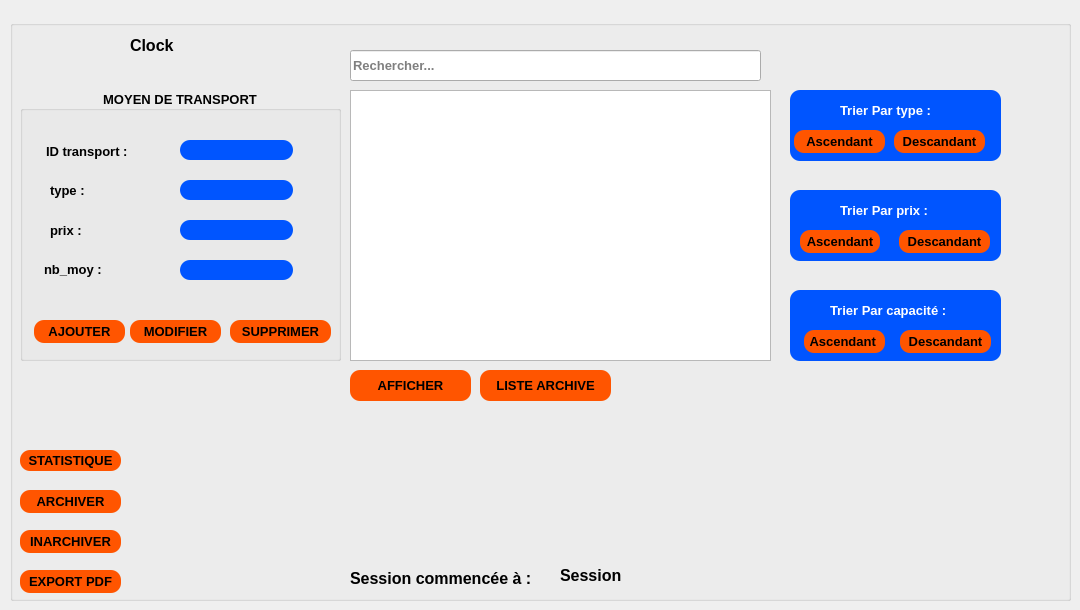
   <widget class="QWidget" name="tab_7">
    <attribute name="title">
     <string>Transport</string>
    </attribute>
    <widget class="QGroupBox" name="groupBox_5">
     <property name="geometry">
      <rect>
       <x>10</x>
       <y>20</y>
       <width>1061</width>
       <height>581</height>
      </rect>
     </property>
     <property name="font">
      <font>
       <pointsize>10</pointsize>
       <weight>75</weight>
       <bold>true</bold>
      </font>
     </property>
     <property name="title">
      <string/>
     </property>
     <property name="alignment">
      <set>Qt::AlignCenter</set>
     </property>
     <widget class="QTableView" name="tab_tran">
      <property name="geometry">
       <rect>
        <x>340</x>
        <y>70</y>
        <width>421</width>
        <height>271</height>
       </rect>
      </property>
      <property name="autoFillBackground">
       <bool>true</bool>
      </property>
     </widget>
     <widget class="QLineEdit" name="rec">
      <property name="geometry">
       <rect>
        <x>340</x>
        <y>30</y>
        <width>411</width>
        <height>31</height>
       </rect>
      </property>
      <property name="styleSheet">
       <string notr="true">QLineEdit {
padding: 5px;
border-radius: 5px;
background-color:rgb(255, 255, 255);
font-weight: bold;
}
QPushButton:hover
{
color :white;
}
border-radius:20px;
</string>
      </property>
      <property name="text">
       <string/>
      </property>
      <property name="placeholderText">
       <string>Rechercher...</string>
      </property>
     </widget>
     <widget class="QPushButton" name="Statistique">
      <property name="geometry">
       <rect>
        <x>10</x>
        <y>430</y>
        <width>101</width>
        <height>21</height>
       </rect>
      </property>
      <property name="font">
       <font>
        <family>MS Shell Dlg 2</family>
        <pointsize>10</pointsize>
        <weight>75</weight>
        <italic>false</italic>
        <bold>true</bold>
       </font>
      </property>
      <property name="styleSheet">
       <string notr="true">QPushButton{
color: rgb(0, 0, 0);
background-color: rgb(255, 85, 0);
border-radius:10px;
}
QPushButton:hover{

color:rgb(255, 85, 0);
background-color: rgb(0, 0, 0);
}</string>
      </property>
      <property name="text">
       <string>STATISTIQUE</string>
      </property>
     </widget>
     <widget class="QLabel" name="Digital_clock">
      <property name="geometry">
       <rect>
        <x>120</x>
        <y>10</y>
        <width>121</width>
        <height>31</height>
       </rect>
      </property>
      <property name="font">
       <font>
        <pointsize>12</pointsize>
        <weight>75</weight>
        <bold>true</bold>
       </font>
      </property>
      <property name="text">
       <string>Clock</string>
      </property>
     </widget>
     <widget class="QLabel" name="session">
      <property name="geometry">
       <rect>
        <x>550</x>
        <y>540</y>
        <width>681</width>
        <height>31</height>
       </rect>
      </property>
      <property name="font">
       <font>
        <pointsize>12</pointsize>
        <weight>75</weight>
        <bold>true</bold>
       </font>
      </property>
      <property name="text">
       <string>Session</string>
      </property>
     </widget>
     <widget class="QLabel" name="label_15">
      <property name="geometry">
       <rect>
        <x>340</x>
        <y>550</y>
        <width>191</width>
        <height>16</height>
       </rect>
      </property>
      <property name="font">
       <font>
        <pointsize>12</pointsize>
        <weight>75</weight>
        <bold>true</bold>
       </font>
      </property>
      <property name="text">
       <string>Session commencée à :</string>
      </property>
     </widget>
     <widget class="QPushButton" name="List">
      <property name="geometry">
       <rect>
        <x>470</x>
        <y>350</y>
        <width>131</width>
        <height>31</height>
       </rect>
      </property>
      <property name="font">
       <font>
        <pointsize>10</pointsize>
        <weight>75</weight>
        <bold>true</bold>
       </font>
      </property>
      <property name="styleSheet">
       <string notr="true">QPushButton{
color: rgb(0, 0, 0);
background-color: rgb(255, 85, 0);
border-radius:10px;
}
QPushButton:hover{

color:rgb(255, 85, 0);
background-color: rgb(0, 0, 0);
}</string>
      </property>
      <property name="text">
       <string>LISTE ARCHIVE</string>
      </property>
     </widget>
     <widget class="QPushButton" name="List_2">
      <property name="geometry">
       <rect>
        <x>340</x>
        <y>350</y>
        <width>121</width>
        <height>31</height>
       </rect>
      </property>
      <property name="font">
       <font>
        <pointsize>10</pointsize>
        <weight>75</weight>
        <bold>true</bold>
       </font>
      </property>
      <property name="styleSheet">
       <string notr="true">QPushButton{
color: rgb(0, 0, 0);
background-color: rgb(255, 85, 0);
border-radius:10px;
}
QPushButton:hover{

color:rgb(255, 85, 0);
background-color: rgb(0, 0, 0);
}</string>
      </property>
      <property name="text">
       <string>AFFICHER</string>
      </property>
     </widget>
     <widget class="QGroupBox" name="groupBox_6">
      <property name="geometry">
       <rect>
        <x>780</x>
        <y>70</y>
        <width>211</width>
        <height>71</height>
       </rect>
      </property>
      <property name="styleSheet">
       <string notr="true">color: rgb(255,255,255);
background-color: rgb(0, 85, 255);
border-radius:10px;</string>
      </property>
      <property name="title">
       <string/>
      </property>
      <widget class="QPushButton" name="pushButton_01">
       <property name="geometry">
        <rect>
         <x>4</x>
         <y>40</y>
         <width>91</width>
         <height>23</height>
        </rect>
       </property>
       <property name="font">
        <font>
         <family>MS Shell Dlg 2</family>
         <pointsize>10</pointsize>
         <weight>75</weight>
         <italic>false</italic>
         <bold>true</bold>
        </font>
       </property>
       <property name="styleSheet">
        <string notr="true">QPushButton{
color: rgb(0, 0, 0);
background-color: rgb(255, 85, 0);
border-radius:10px;
}
QPushButton:hover{

color:rgb(255, 85, 0);
background-color: rgb(0, 0, 0);
}</string>
       </property>
       <property name="text">
        <string>Ascendant</string>
       </property>
      </widget>
      <widget class="QLabel" name="label_56">
       <property name="geometry">
        <rect>
         <x>50</x>
         <y>10</y>
         <width>111</width>
         <height>20</height>
        </rect>
       </property>
       <property name="font">
        <font>
         <pointsize>10</pointsize>
         <weight>75</weight>
         <bold>true</bold>
        </font>
       </property>
       <property name="text">
        <string>Trier Par type :</string>
       </property>
      </widget>
      <widget class="QPushButton" name="pushButton_02">
       <property name="geometry">
        <rect>
         <x>104</x>
         <y>40</y>
         <width>91</width>
         <height>23</height>
        </rect>
       </property>
       <property name="font">
        <font>
         <family>MS Shell Dlg 2</family>
         <pointsize>10</pointsize>
         <weight>75</weight>
         <italic>false</italic>
         <bold>true</bold>
        </font>
       </property>
       <property name="styleSheet">
        <string notr="true">QPushButton{
color: rgb(0, 0, 0);
background-color: rgb(255, 85, 0);
border-radius:10px;
}
QPushButton:hover{

color:rgb(255, 85, 0);
background-color: rgb(0, 0, 0);
}</string>
       </property>
       <property name="text">
        <string>Descandant</string>
       </property>
      </widget>
     </widget>
     <widget class="QGroupBox" name="groupBox_7">
      <property name="geometry">
       <rect>
        <x>780</x>
        <y>170</y>
        <width>211</width>
        <height>71</height>
       </rect>
      </property>
      <property name="styleSheet">
       <string notr="true">color: rgb(255,255,255);
background-color: rgb(0, 85, 255);
border-radius:10px;</string>
      </property>
      <property name="title">
       <string/>
      </property>
      <widget class="QLabel" name="label_55">
       <property name="geometry">
        <rect>
         <x>50</x>
         <y>10</y>
         <width>121</width>
         <height>20</height>
        </rect>
       </property>
       <property name="font">
        <font>
         <pointsize>10</pointsize>
         <weight>75</weight>
         <bold>true</bold>
        </font>
       </property>
       <property name="text">
        <string>Trier Par prix :</string>
       </property>
      </widget>
      <widget class="QPushButton" name="pushButton_03">
       <property name="geometry">
        <rect>
         <x>10</x>
         <y>40</y>
         <width>80</width>
         <height>23</height>
        </rect>
       </property>
       <property name="font">
        <font>
         <family>MS Shell Dlg 2</family>
         <pointsize>10</pointsize>
         <weight>75</weight>
         <italic>false</italic>
         <bold>true</bold>
        </font>
       </property>
       <property name="styleSheet">
        <string notr="true">QPushButton{
color: rgb(0, 0, 0);
background-color: rgb(255, 85, 0);
border-radius:10px;
}
QPushButton:hover{

color:rgb(255, 85, 0);
background-color: rgb(0, 0, 0);
}</string>
       </property>
       <property name="text">
        <string>Ascendant</string>
       </property>
      </widget>
      <widget class="QPushButton" name="pushButton_04">
       <property name="geometry">
        <rect>
         <x>109</x>
         <y>40</y>
         <width>91</width>
         <height>23</height>
        </rect>
       </property>
       <property name="font">
        <font>
         <family>MS Shell Dlg 2</family>
         <pointsize>10</pointsize>
         <weight>75</weight>
         <italic>false</italic>
         <bold>true</bold>
        </font>
       </property>
       <property name="styleSheet">
        <string notr="true">QPushButton{
color: rgb(0, 0, 0);
background-color: rgb(255, 85, 0);
border-radius:10px;
}
QPushButton:hover{

color:rgb(255, 85, 0);
background-color: rgb(0, 0, 0);
}</string>
       </property>
       <property name="text">
        <string>Descandant</string>
       </property>
      </widget>
     </widget>
     <widget class="QGroupBox" name="groupBox_8">
      <property name="geometry">
       <rect>
        <x>780</x>
        <y>270</y>
        <width>211</width>
        <height>71</height>
       </rect>
      </property>
      <property name="styleSheet">
       <string notr="true">color: rgb(255,255,255);
background-color: rgb(0, 85, 255);
border-radius:10px;</string>
      </property>
      <property name="title">
       <string/>
      </property>
      <widget class="QLabel" name="label_54">
       <property name="geometry">
        <rect>
         <x>40</x>
         <y>10</y>
         <width>131</width>
         <height>20</height>
        </rect>
       </property>
       <property name="font">
        <font>
         <pointsize>10</pointsize>
         <weight>75</weight>
         <bold>true</bold>
        </font>
       </property>
       <property name="text">
        <string>Trier Par capacité :</string>
       </property>
      </widget>
      <widget class="QPushButton" name="pushButton_06">
       <property name="geometry">
        <rect>
         <x>110</x>
         <y>40</y>
         <width>91</width>
         <height>23</height>
        </rect>
       </property>
       <property name="font">
        <font>
         <family>MS Shell Dlg 2</family>
         <pointsize>10</pointsize>
         <weight>75</weight>
         <italic>false</italic>
         <bold>true</bold>
        </font>
       </property>
       <property name="styleSheet">
        <string notr="true">QPushButton{
color: rgb(0, 0, 0);
background-color: rgb(255, 85, 0);
border-radius:10px;
}
QPushButton:hover{

color:rgb(255, 85, 0);
background-color: rgb(0, 0, 0);
}</string>
       </property>
       <property name="text">
        <string>Descandant</string>
       </property>
      </widget>
      <widget class="QPushButton" name="pushButton_05">
       <property name="geometry">
        <rect>
         <x>14</x>
         <y>40</y>
         <width>81</width>
         <height>23</height>
        </rect>
       </property>
       <property name="font">
        <font>
         <family>MS Shell Dlg 2</family>
         <pointsize>10</pointsize>
         <weight>75</weight>
         <italic>false</italic>
         <bold>true</bold>
        </font>
       </property>
       <property name="styleSheet">
        <string notr="true">QPushButton{
color: rgb(0, 0, 0);
background-color: rgb(255, 85, 0);
border-radius:10px;
}
QPushButton:hover{

color:rgb(255, 85, 0);
background-color: rgb(0, 0, 0);
}</string>
       </property>
       <property name="text">
        <string>Ascendant </string>
       </property>
      </widget>
     </widget>
     <widget class="QGroupBox" name="groupBox_10">
      <property name="geometry">
       <rect>
        <x>10</x>
        <y>70</y>
        <width>321</width>
        <height>271</height>
       </rect>
      </property>
      <property name="font">
       <font>
        <pointsize>10</pointsize>
        <weight>75</weight>
        <bold>true</bold>
       </font>
      </property>
      <property name="title">
       <string>MOYEN DE TRANSPORT</string>
      </property>
      <property name="alignment">
       <set>Qt::AlignCenter</set>
      </property>
      <widget class="QLabel" name="label_14">
       <property name="geometry">
        <rect>
         <x>24</x>
         <y>171</y>
         <width>111</width>
         <height>16</height>
        </rect>
       </property>
       <property name="font">
        <font>
         <pointsize>10</pointsize>
         <weight>75</weight>
         <bold>true</bold>
        </font>
       </property>
       <property name="text">
        <string>nb_moy :</string>
       </property>
      </widget>
      <widget class="QLineEdit" name="le_nb_moy">
       <property name="geometry">
        <rect>
         <x>160</x>
         <y>170</y>
         <width>113</width>
         <height>20</height>
        </rect>
       </property>
       <property name="font">
        <font>
         <pointsize>9</pointsize>
         <weight>75</weight>
         <bold>true</bold>
        </font>
       </property>
       <property name="styleSheet">
        <string notr="true">color: rgb(255,255,255);
background-color: rgb(0, 85, 255);
border-radius:10px;</string>
       </property>
      </widget>
      <widget class="QLabel" name="label_11">
       <property name="geometry">
        <rect>
         <x>26</x>
         <y>53</y>
         <width>111</width>
         <height>16</height>
        </rect>
       </property>
       <property name="font">
        <font>
         <pointsize>10</pointsize>
         <weight>75</weight>
         <bold>true</bold>
        </font>
       </property>
       <property name="text">
        <string>ID transport :</string>
       </property>
      </widget>
      <widget class="QLabel" name="label_12">
       <property name="geometry">
        <rect>
         <x>30</x>
         <y>90</y>
         <width>81</width>
         <height>20</height>
        </rect>
       </property>
       <property name="font">
        <font>
         <pointsize>10</pointsize>
         <weight>75</weight>
         <bold>true</bold>
        </font>
       </property>
       <property name="text">
        <string>type :</string>
       </property>
      </widget>
      <widget class="QLineEdit" name="le_id_tran">
       <property name="geometry">
        <rect>
         <x>160</x>
         <y>50</y>
         <width>113</width>
         <height>20</height>
        </rect>
       </property>
       <property name="font">
        <font>
         <pointsize>9</pointsize>
         <weight>75</weight>
         <bold>true</bold>
        </font>
       </property>
       <property name="styleSheet">
        <string notr="true">color: rgb(255,255,255);
background-color: rgb(0, 85, 255);
border-radius:10px;</string>
       </property>
      </widget>
      <widget class="QLineEdit" name="le_prix">
       <property name="geometry">
        <rect>
         <x>160</x>
         <y>130</y>
         <width>113</width>
         <height>20</height>
        </rect>
       </property>
       <property name="font">
        <font>
         <pointsize>9</pointsize>
         <weight>75</weight>
         <bold>true</bold>
        </font>
       </property>
       <property name="styleSheet">
        <string notr="true">color: rgb(255,255,255);
background-color: rgb(0, 85, 255);
border-radius:10px;</string>
       </property>
      </widget>
      <widget class="QLabel" name="label_13">
       <property name="geometry">
        <rect>
         <x>30</x>
         <y>130</y>
         <width>71</width>
         <height>20</height>
        </rect>
       </property>
       <property name="font">
        <font>
         <pointsize>10</pointsize>
         <weight>75</weight>
         <bold>true</bold>
        </font>
       </property>
       <property name="text">
        <string>prix :</string>
       </property>
      </widget>
      <widget class="QLineEdit" name="le_type_2">
       <property name="geometry">
        <rect>
         <x>160</x>
         <y>90</y>
         <width>113</width>
         <height>20</height>
        </rect>
       </property>
       <property name="font">
        <font>
         <pointsize>9</pointsize>
         <weight>75</weight>
         <bold>true</bold>
        </font>
       </property>
       <property name="styleSheet">
        <string notr="true">color: rgb(255,255,255);
background-color: rgb(0, 85, 255);
border-radius:10px;</string>
       </property>
      </widget>
      <widget class="QPushButton" name="pb_ajouter_3">
       <property name="geometry">
        <rect>
         <x>14</x>
         <y>230</y>
         <width>91</width>
         <height>23</height>
        </rect>
       </property>
       <property name="font">
        <font>
         <pointsize>10</pointsize>
         <weight>75</weight>
         <bold>true</bold>
        </font>
       </property>
       <property name="styleSheet">
        <string notr="true">QPushButton{
color: rgb(0, 0, 0);
background-color: rgb(255, 85, 0);
border-radius:10px;
}
QPushButton:hover{

color:rgb(255, 85, 0);
background-color: rgb(0, 0, 0);
}</string>
       </property>
       <property name="text">
        <string>AJOUTER</string>
       </property>
      </widget>
      <widget class="QPushButton" name="UpdateTran">
       <property name="geometry">
        <rect>
         <x>110</x>
         <y>230</y>
         <width>91</width>
         <height>23</height>
        </rect>
       </property>
       <property name="font">
        <font>
         <pointsize>10</pointsize>
         <weight>75</weight>
         <bold>true</bold>
        </font>
       </property>
       <property name="styleSheet">
        <string notr="true">QPushButton{
color: rgb(0, 0, 0);
background-color: rgb(255, 85, 0);
border-radius:10px;
}
QPushButton:hover{

color:rgb(255, 85, 0);
background-color: rgb(0, 0, 0);
}</string>
       </property>
       <property name="text">
        <string>MODIFIER</string>
       </property>
      </widget>
      <widget class="QPushButton" name="pb_supprimer_3">
       <property name="geometry">
        <rect>
         <x>210</x>
         <y>230</y>
         <width>101</width>
         <height>23</height>
        </rect>
       </property>
       <property name="font">
        <font>
         <pointsize>10</pointsize>
         <weight>75</weight>
         <bold>true</bold>
        </font>
       </property>
       <property name="styleSheet">
        <string notr="true">QPushButton{
color: rgb(0, 0, 0);
background-color: rgb(255, 85, 0);
border-radius:10px;
}
QPushButton:hover{

color:rgb(255, 85, 0);
background-color: rgb(0, 0, 0);
}</string>
       </property>
       <property name="text">
        <string>SUPPRIMER</string>
       </property>
      </widget>
     </widget>
     <widget class="QPushButton" name="Archiver">
      <property name="geometry">
       <rect>
        <x>10</x>
        <y>470</y>
        <width>101</width>
        <height>23</height>
       </rect>
      </property>
      <property name="font">
       <font>
        <pointsize>10</pointsize>
        <weight>75</weight>
        <bold>true</bold>
       </font>
      </property>
      <property name="styleSheet">
       <string notr="true">QPushButton{
color: rgb(0, 0, 0);
background-color: rgb(255, 85, 0);
border-radius:10px;
}
QPushButton:hover{

color:rgb(255, 85, 0);
background-color: rgb(0, 0, 0);
}</string>
      </property>
      <property name="text">
       <string>ARCHIVER</string>
      </property>
     </widget>
     <widget class="QPushButton" name="Archiver_2">
      <property name="geometry">
       <rect>
        <x>10</x>
        <y>510</y>
        <width>101</width>
        <height>23</height>
       </rect>
      </property>
      <property name="font">
       <font>
        <pointsize>10</pointsize>
        <weight>75</weight>
        <bold>true</bold>
       </font>
      </property>
      <property name="styleSheet">
       <string notr="true">QPushButton{
color: rgb(0, 0, 0);
background-color: rgb(255, 85, 0);
border-radius:10px;
}
QPushButton:hover{

color:rgb(255, 85, 0);
background-color: rgb(0, 0, 0);
}</string>
      </property>
      <property name="text">
       <string>INARCHIVER</string>
      </property>
     </widget>
     <widget class="QPushButton" name="pb_print">
      <property name="geometry">
       <rect>
        <x>10</x>
        <y>550</y>
        <width>101</width>
        <height>23</height>
       </rect>
      </property>
      <property name="font">
       <font>
        <pointsize>10</pointsize>
        <weight>75</weight>
        <bold>true</bold>
       </font>
      </property>
      <property name="styleSheet">
       <string notr="true">QPushButton{
color: rgb(0, 0, 0);
background-color: rgb(255, 85, 0);
border-radius:10px;
}
QPushButton:hover{

color:rgb(255, 85, 0);
background-color: rgb(0, 0, 0);
}</string>
      </property>
      <property name="text">
       <string>EXPORT PDF</string>
      </property>
     </widget>
     <zorder>label_15</zorder>
     <zorder>tab_tran</zorder>
     <zorder>rec</zorder>
     <zorder>Statistique</zorder>
     <zorder>Digital_clock</zorder>
     <zorder>session</zorder>
     <zorder>List</zorder>
     <zorder>List_2</zorder>
     <zorder>groupBox_6</zorder>
     <zorder>groupBox_7</zorder>
     <zorder>groupBox_8</zorder>
     <zorder>groupBox_10</zorder>
     <zorder>Archiver</zorder>
     <zorder>Archiver_2</zorder>
     <zorder>pb_print</zorder>
    </widget>
   </widget>
